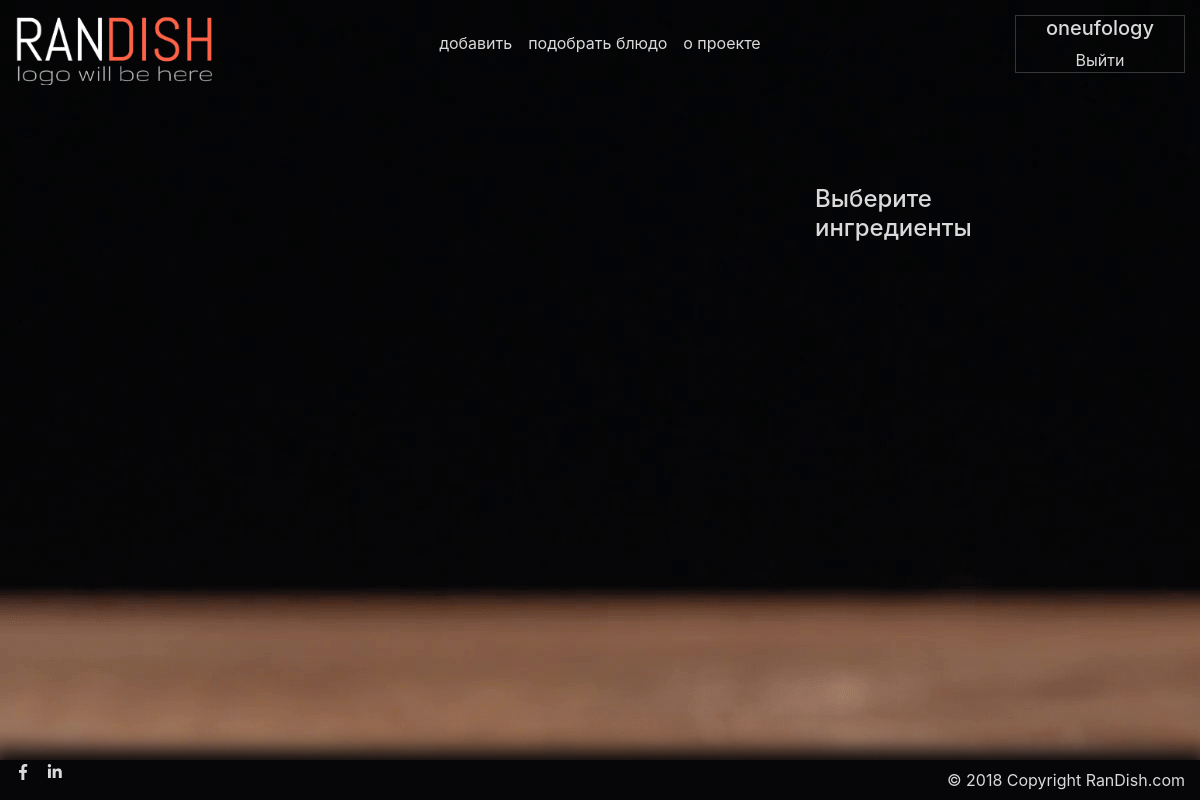
/filtered-list/ (signed in), run on an earlier commit of the app's database.
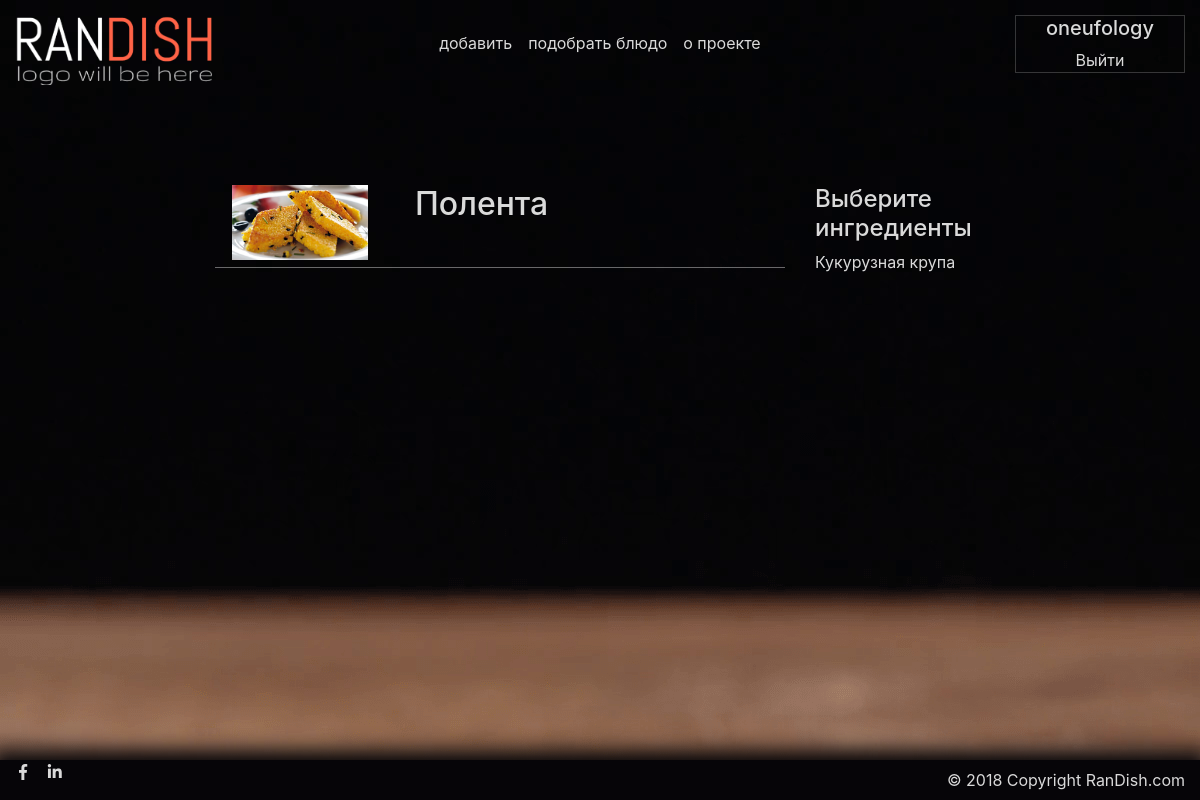
And on a later commit of the database.
### randish_models/models.py (models this page shows, shortened)
class DishModel(models.Model):
    TYPE_CHOICE = (
        ('Салаты', "Салаты"),
        ('Закуски', "Закуски"),
        ('Первые блюда', "Первые блюда"),
        ('Основные блюда', "Основные блюда"),
        ('Гарниры', "Гарниры"),
        ('Соусы и подливы', "Соусы и подливы"),
        ('Десерты', "Десерты"),
        ('Выпечка', "Выпечка"),
        ('Напитки', "Напитки"),
        ('Консервирование', "Консервирование"),
    )
    dish_name = models.CharField(max_length=50, verbose_name = "Название") #Name
    dish_type = models.CharField(max_length=50, choices=TYPE_CHOICE, verbose_name = "Тип блюда") #Type
    author = models.ForeignKey(User, on_delete=models.CASCADE)
    image = models.ImageField(upload_to='img', verbose_name = "Картинка")
    ingredients = models.ManyToManyField(Ingredients, verbose_name = "Ингредиенты")
    class Meta:
        ordering = ('dish_name', )
        verbose_name = "Блюдо"
        verbose_name_plural = "Блюда"

class Ingredients(models.Model):
    ingredient_name = models.CharField(max_length=50, verbose_name = "Ингредиент" )
    class Meta:
        ordering = ('ingredient_name', )
        verbose_name = "Ингредиент"
        verbose_name_plural = "Ингредиенты"

### filtered_list/views.py (the view)
class FilteredList(TemplateView):
    template_name = 'filtered_list.html'
    def get(self, request):
        user_id = request.user.id
        all_dishes = DishModel.objects.filter(author=user_id)
        querysets = {}
        query_list = []
        for dish in all_dishes:
            querysets[dish.id] = dish.ingredients.all()
        for item in querysets:
            query_list.append(querysets[item])
        all_ingredients = list(chain(*query_list))
        all_ingredients = (set(all_ingredients))
        ctx = {
            'all_dishes': all_dishes,
            'all_ingredients': all_ingredients,
        }
        return render(request, self.template_name, ctx)

### filtered_list/templates/filtered_list.html (shortened to what this page needs)
{% extends 'Index.html' %}
{% load static %}
{% block content %}
<div class="row">
    <div class="col-sm-2"></div>
    <div class="col-sm-8">
        <div class="row mt-100">
            <div class="col-sm-9">
                <div class="wrapper">
                    <ul>
                        {%for dish in all_dishes %}
                        <li>
                            <div class="row filter-list-item">
                                <div class="col-sm-4 text-center">
                                    <img class="img-fluid" src="/media/{{dish.image}}">
                                </div>
                                <div class="col-sm-8">
                                    <h2>{{ dish.dish_name }}</h2>
                                </div>
                            </div>
                        </li>
                        {% endfor %}
                    </ul>
                </div>
            </div>
            <div class="col-sm-3 filter">
                <h4>Выберите ингредиенты</h4>
                <form action="" method="post">
                    <ul>
                    {%for ingr in all_ingredients %}
                    <li>
                        <label for="{{ ingr.id }}">
                            {{ ingr.ingredient_name }}
                        </label>
                    </li>
                    {% endfor %}
                    </ul>
                 </form>
            </div>
        </div>
    </div>
    <div class="col-sm-2"></div>
</div>
{% endblock %}

What changed in the data, as far as the page shows it:
added DishModel: image (picture), dish_name "Полента"
added Ingredients: ingredient_name "Кукурузная крупа"
